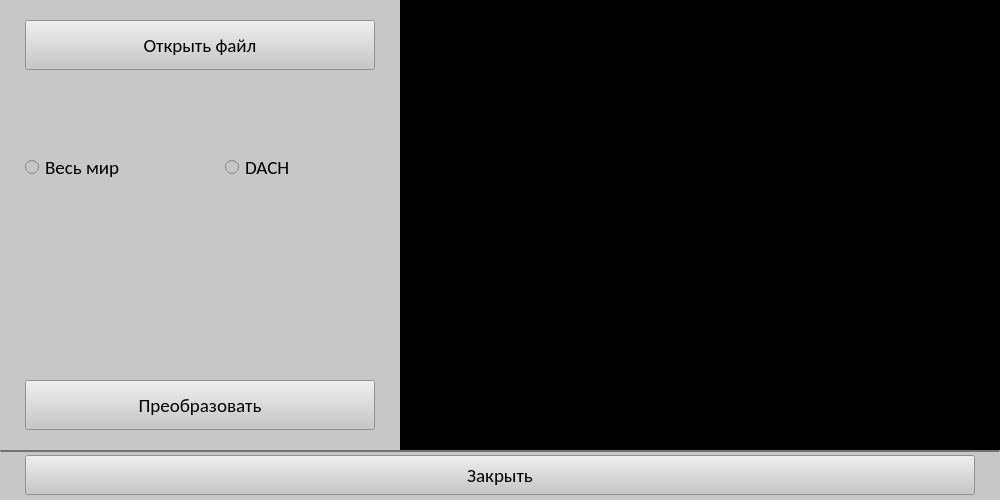
<?xml version="1.0" encoding="UTF-8"?>
<ui version="4.0">
 <class>Symbols_changer</class>
 <widget class="QMainWindow" name="Symbols_changer">
  <property name="geometry">
   <rect>
    <x>0</x>
    <y>0</y>
    <width>1000</width>
    <height>500</height>
   </rect>
  </property>
  <property name="minimumSize">
   <size>
    <width>1000</width>
    <height>500</height>
   </size>
  </property>
  <property name="maximumSize">
   <size>
    <width>1000</width>
    <height>500</height>
   </size>
  </property>
  <property name="windowTitle">
   <string>Symbols changer</string>
  </property>
  <property name="animated">
   <bool>true</bool>
  </property>
  <widget class="QWidget" name="centralwidget">
   <property name="styleSheet">
    <string notr="true">background-color: rgb(199, 199, 199);</string>
   </property>
   <widget class="QFrame" name="frame">
    <property name="geometry">
     <rect>
      <x>0</x>
      <y>0</y>
      <width>1000</width>
      <height>450</height>
     </rect>
    </property>
    <property name="minimumSize">
     <size>
      <width>1000</width>
      <height>450</height>
     </size>
    </property>
    <property name="maximumSize">
     <size>
      <width>1000</width>
      <height>450</height>
     </size>
    </property>
    <property name="styleSheet">
     <string notr="true">QFrame {
	border: 0px;
}
</string>
    </property>
    <property name="frameShape">
     <enum>QFrame::StyledPanel</enum>
    </property>
    <property name="frameShadow">
     <enum>QFrame::Raised</enum>
    </property>
    <property name="lineWidth">
     <number>0</number>
    </property>
    <widget class="QFrame" name="f_info">
     <property name="geometry">
      <rect>
       <x>400</x>
       <y>0</y>
       <width>600</width>
       <height>450</height>
      </rect>
     </property>
     <property name="minimumSize">
      <size>
       <width>600</width>
       <height>450</height>
      </size>
     </property>
     <property name="maximumSize">
      <size>
       <width>600</width>
       <height>450</height>
      </size>
     </property>
     <property name="styleSheet">
      <string notr="true">QFrame {
	border: 0px;
}</string>
     </property>
     <property name="frameShape">
      <enum>QFrame::StyledPanel</enum>
     </property>
     <property name="frameShadow">
      <enum>QFrame::Raised</enum>
     </property>
     <widget class="QListWidget" name="lst_info">
      <property name="geometry">
       <rect>
        <x>0</x>
        <y>0</y>
        <width>600</width>
        <height>450</height>
       </rect>
      </property>
      <property name="minimumSize">
       <size>
        <width>600</width>
        <height>450</height>
       </size>
      </property>
      <property name="maximumSize">
       <size>
        <width>600</width>
        <height>450</height>
       </size>
      </property>
      <property name="font">
       <font>
        <family>Calibri</family>
        <pointsize>12</pointsize>
       </font>
      </property>
      <property name="styleSheet">
       <string notr="true">background-color: rgb(0, 0, 0);
color: rgb(10, 255, 47);</string>
      </property>
      <property name="locale">
       <locale language="Ukrainian" country="Ukraine"/>
      </property>
     </widget>
    </widget>
    <widget class="QFrame" name="f_menu">
     <property name="enabled">
      <bool>true</bool>
     </property>
     <property name="geometry">
      <rect>
       <x>0</x>
       <y>0</y>
       <width>400</width>
       <height>450</height>
      </rect>
     </property>
     <property name="minimumSize">
      <size>
       <width>400</width>
       <height>450</height>
      </size>
     </property>
     <property name="maximumSize">
      <size>
       <width>400</width>
       <height>450</height>
      </size>
     </property>
     <property name="styleSheet">
      <string notr="true">QFrame {
	border: 0px;
}</string>
     </property>
     <property name="frameShape">
      <enum>QFrame::StyledPanel</enum>
     </property>
     <property name="frameShadow">
      <enum>QFrame::Raised</enum>
     </property>
     <widget class="QPushButton" name="btn_open">
      <property name="enabled">
       <bool>true</bool>
      </property>
      <property name="geometry">
       <rect>
        <x>25</x>
        <y>20</y>
        <width>350</width>
        <height>50</height>
       </rect>
      </property>
      <property name="font">
       <font>
        <family>Calibri</family>
        <pointsize>14</pointsize>
       </font>
      </property>
      <property name="styleSheet">
       <string notr="true"/>
      </property>
      <property name="text">
       <string>Открыть файл</string>
      </property>
     </widget>
     <widget class="QRadioButton" name="rb_ww">
      <property name="geometry">
       <rect>
        <x>25</x>
        <y>150</y>
        <width>175</width>
        <height>35</height>
       </rect>
      </property>
      <property name="font">
       <font>
        <family>Calibri</family>
        <pointsize>14</pointsize>
       </font>
      </property>
      <property name="text">
       <string>Весь мир</string>
      </property>
     </widget>
     <widget class="QRadioButton" name="rb_dach">
      <property name="geometry">
       <rect>
        <x>225</x>
        <y>150</y>
        <width>175</width>
        <height>35</height>
       </rect>
      </property>
      <property name="font">
       <font>
        <family>Calibri</family>
        <pointsize>14</pointsize>
       </font>
      </property>
      <property name="text">
       <string>DACH</string>
      </property>
     </widget>
     <widget class="QPushButton" name="btn_work">
      <property name="geometry">
       <rect>
        <x>25</x>
        <y>380</y>
        <width>350</width>
        <height>50</height>
       </rect>
      </property>
      <property name="font">
       <font>
        <family>Calibri</family>
        <pointsize>14</pointsize>
       </font>
      </property>
      <property name="text">
       <string>Преобразовать</string>
      </property>
     </widget>
    </widget>
   </widget>
   <widget class="QFrame" name="f_footer">
    <property name="geometry">
     <rect>
      <x>0</x>
      <y>450</y>
      <width>1000</width>
      <height>50</height>
     </rect>
    </property>
    <property name="minimumSize">
     <size>
      <width>1000</width>
      <height>50</height>
     </size>
    </property>
    <property name="maximumSize">
     <size>
      <width>800</width>
      <height>30</height>
     </size>
    </property>
    <property name="styleSheet">
     <string notr="true">QFrame {
	border-top: 2px solid rgb(113, 113, 113);

	}
</string>
    </property>
    <property name="frameShape">
     <enum>QFrame::StyledPanel</enum>
    </property>
    <property name="frameShadow">
     <enum>QFrame::Raised</enum>
    </property>
    <property name="lineWidth">
     <number>0</number>
    </property>
    <widget class="QPushButton" name="btn_close">
     <property name="geometry">
      <rect>
       <x>25</x>
       <y>5</y>
       <width>950</width>
       <height>40</height>
      </rect>
     </property>
     <property name="minimumSize">
      <size>
       <width>950</width>
       <height>40</height>
      </size>
     </property>
     <property name="maximumSize">
      <size>
       <width>800</width>
       <height>40</height>
      </size>
     </property>
     <property name="font">
      <font>
       <family>Calibri</family>
       <pointsize>14</pointsize>
      </font>
     </property>
     <property name="text">
      <string>Закрыть</string>
     </property>
    </widget>
   </widget>
  </widget>
 </widget>
 <resources/>
 <connections>
  <connection>
   <sender>btn_close</sender>
   <signal>clicked()</signal>
   <receiver>Symbols_changer</receiver>
   <slot>close()</slot>
   <hints>
    <hint type="sourcelabel">
     <x>549</x>
     <y>175</y>
    </hint>
    <hint type="destinationlabel">
     <x>299</x>
     <y>94</y>
    </hint>
   </hints>
  </connection>
 </connections>
</ui>
